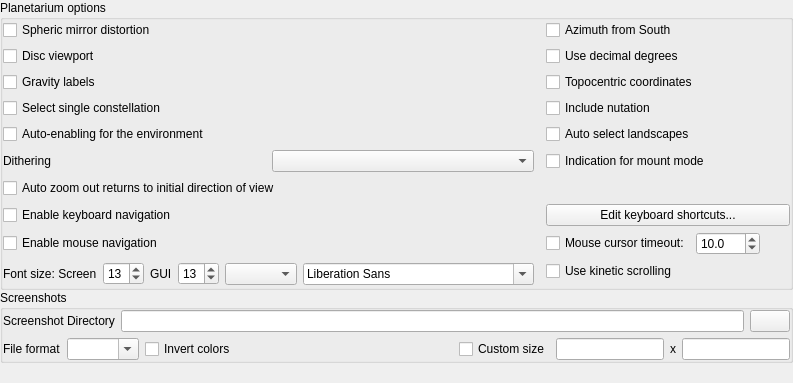
        <widget class="QWidget" name="page_Tools">
         <layout class="QVBoxLayout" name="verticalLayout_5">
          <property name="spacing">
           <number>0</number>
          </property>
          <property name="leftMargin">
           <number>0</number>
          </property>
          <property name="topMargin">
           <number>0</number>
          </property>
          <property name="rightMargin">
           <number>0</number>
          </property>
          <property name="bottomMargin">
           <number>0</number>
          </property>
          <item>
           <widget class="QGroupBox" name="planetarium_groupBox">
            <property name="sizePolicy">
             <sizepolicy hsizetype="Preferred" vsizetype="Expanding">
              <horstretch>0</horstretch>
              <verstretch>0</verstretch>
             </sizepolicy>
            </property>
            <property name="title">
             <string>Planetarium options</string>
            </property>
            <layout class="QGridLayout" name="gridLayoutOptions">
             <property name="leftMargin">
              <number>0</number>
             </property>
             <property name="topMargin">
              <number>0</number>
             </property>
             <property name="rightMargin">
              <number>0</number>
             </property>
             <property name="bottomMargin">
              <number>0</number>
             </property>
             <item row="0" column="1">
              <widget class="QCheckBox" name="sphericMirrorCheckbox">
               <property name="toolTip">
                <string>Spheric mirror distortion is used when projecting Stellarium onto a spheric mirror for low-cost planetarium systems.</string>
               </property>
               <property name="text">
                <string>Spheric mirror distortion</string>
               </property>
               <property name="checkable">
                <bool>true</bool>
               </property>
              </widget>
             </item>
             <item row="11" column="1">
              <layout class="QHBoxLayout" name="horizontalLayout_10">
               <item>
                <widget class="QLabel" name="dithering_label">
                 <property name="text">
                  <string>Dithering</string>
                 </property>
                </widget>
               </item>
               <item>
                <widget class="QComboBox" name="ditheringComboBox"/>
               </item>
              </layout>
             </item>
             <item row="2" column="1">
              <widget class="QCheckBox" name="gravityLabelCheckbox">
               <property name="toolTip">
                <string>Align labels with the screen center</string>
               </property>
               <property name="text">
                <string>Gravity labels</string>
               </property>
              </widget>
             </item>
             <item row="3" column="1">
              <widget class="QCheckBox" name="selectSingleConstellationButton">
               <property name="toolTip">
                <string>Hide other constellations when you click one</string>
               </property>
               <property name="statusTip">
                <string>Hide other constellations when you click one</string>
               </property>
               <property name="text">
                <string>Select single constellation</string>
               </property>
              </widget>
             </item>
             <item row="15" column="1">
              <widget class="QCheckBox" name="enableMouseNavigationCheckBox">
               <property name="toolTip">
                <string>Allow mouse to pan (drag) and zoom (mousewheel)</string>
               </property>
               <property name="text">
                <string>Enable mouse navigation</string>
               </property>
              </widget>
             </item>
             <item row="12" column="1" colspan="3">
              <widget class="QCheckBox" name="autoZoomResetsDirectionCheckbox">
               <property name="toolTip">
                <string>When enabled, the &quot;auto zoom out&quot; key will also set the initial viewing direction</string>
               </property>
               <property name="text">
                <string>Auto zoom out returns to initial direction of view</string>
               </property>
              </widget>
             </item>
             <item row="2" column="3">
              <widget class="QCheckBox" name="topocentricCheckBox">
               <property name="toolTip">
                <string>Activate to view as seen from surface of the planet (recommended). If switched off, display planetocentric view.</string>
               </property>
               <property name="text">
                <string>Topocentric coordinates</string>
               </property>
              </widget>
             </item>
             <item row="8" column="1">
              <widget class="QCheckBox" name="autoEnableEnvironmentCheckBox">
               <property name="toolTip">
                <string>Auto-enable atmosphere and landscape when selecting a celestial body in the location window.</string>
               </property>
               <property name="text">
                <string>Auto-enabling for the environment</string>
               </property>
              </widget>
             </item>
             <item row="3" column="3">
              <widget class="QCheckBox" name="nutationCheckBox">
               <property name="toolTip">
                <string>Nutation is a small wobble of Earth's axis, amounting to a few arcseconds.</string>
               </property>
               <property name="text">
                <string>Include nutation</string>
               </property>
              </widget>
             </item>
             <item row="1" column="3">
              <widget class="QCheckBox" name="decimalDegreeCheckBox">
               <property name="toolTip">
                <string>Use decimal degrees for coordinates</string>
               </property>
               <property name="text">
                <string>Use decimal degrees</string>
               </property>
              </widget>
             </item>
             <item row="14" column="3">
              <widget class="QPushButton" name="editShortcutsPushButton">
               <property name="text">
                <string>Edit keyboard shortcuts...</string>
               </property>
              </widget>
             </item>
             <item row="11" column="3">
              <widget class="QCheckBox" name="indicationMountModeCheckBox">
               <property name="toolTip">
                <string>Flash a short message when toggling mount mode.</string>
               </property>
               <property name="text">
                <string>Indication for mount mode</string>
               </property>
              </widget>
             </item>
             <item row="1" column="1">
              <widget class="QCheckBox" name="diskViewportCheckbox">
               <property name="toolTip">
                <string>Mask out everything outside a central circle in the main view</string>
               </property>
               <property name="text">
                <string>Disc viewport</string>
               </property>
              </widget>
             </item>
             <item row="0" column="3">
              <widget class="QCheckBox" name="azimuthFromSouthcheckBox">
               <property name="toolTip">
                <string>Activate this option to calculate azimuth from south towards west.</string>
               </property>
               <property name="text">
                <string>Azimuth from South</string>
               </property>
              </widget>
             </item>
             <item row="15" column="3">
              <layout class="QHBoxLayout" name="_8">
               <item>
                <widget class="QCheckBox" name="mouseTimeoutCheckbox">
                 <property name="toolTip">
                  <string>Hides the mouse cursor when inactive</string>
                 </property>
                 <property name="text">
                  <string>Mouse cursor timeout:</string>
                 </property>
                </widget>
               </item>
               <item>
                <widget class="QDoubleSpinBox" name="mouseTimeoutSpinBox">
                 <property name="maximumSize">
                  <size>
                   <width>16777215</width>
                   <height>24</height>
                  </size>
                 </property>
                 <property name="toolTip">
                  <string>seconds</string>
                 </property>
                 <property name="decimals">
                  <number>1</number>
                 </property>
                 <property name="minimum">
                  <double>0.000000000000000</double>
                 </property>
                 <property name="maximum">
                  <double>3600.000000000000000</double>
                 </property>
                 <property name="value">
                  <double>10.000000000000000</double>
                 </property>
                </widget>
               </item>
               <item>
                <spacer name="horizontalSpacer">
                 <property name="orientation">
                  <enum>Qt::Horizontal</enum>
                 </property>
                 <property name="sizeHint" stdset="0">
                  <size>
                   <width>30</width>
                   <height>20</height>
                  </size>
                 </property>
                </spacer>
               </item>
              </layout>
             </item>
             <item row="14" column="1">
              <widget class="QCheckBox" name="enableKeysNavigationCheckBox">
               <property name="toolTip">
                <string>Allow keyboard to pan and zoom</string>
               </property>
               <property name="text">
                <string>Enable keyboard navigation</string>
               </property>
              </widget>
             </item>
             <item row="8" column="3">
              <widget class="QCheckBox" name="autoChangeLandscapesCheckBox">
               <property name="toolTip">
                <string>Automatic change of landscape when planet is changed</string>
               </property>
               <property name="text">
                <string>Auto select landscapes</string>
               </property>
              </widget>
             </item>
             <item row="17" column="1" rowspan="2">
              <layout class="QHBoxLayout" name="fontHorizontalLayout">
               <item>
                <widget class="QLabel" name="fontSizeLabel">
                 <property name="text">
                  <string>Font size: Screen</string>
                 </property>
                </widget>
               </item>
               <item>
                <widget class="QSpinBox" name="screenFontSizeSpinBox">
                 <property name="toolTip">
                  <string>Base font size for on-screen text</string>
                 </property>
                 <property name="minimum">
                  <number>5</number>
                 </property>
                 <property name="maximum">
                  <number>30</number>
                 </property>
                 <property name="value">
                  <number>13</number>
                 </property>
                </widget>
               </item>
               <item>
                <widget class="QLabel" name="guiFontSizeLabel">
                 <property name="toolTip">
                  <string>Graphical user interface</string>
                 </property>
                 <property name="text">
                  <string comment="abbreviation">GUI</string>
                 </property>
                </widget>
               </item>
               <item>
                <widget class="QSpinBox" name="guiFontSizeSpinBox">
                 <property name="toolTip">
                  <string>Base font size for dialogs</string>
                 </property>
                 <property name="minimum">
                  <number>7</number>
                 </property>
                 <property name="maximum">
                  <number>25</number>
                 </property>
                 <property name="value">
                  <number>13</number>
                 </property>
                </widget>
               </item>
               <item>
                <widget class="QComboBox" name="fontWritingSystemComboBox">
                 <property name="toolTip">
                  <string>Pre-select fonts for a particular writing system</string>
                 </property>
                </widget>
               </item>
               <item>
                <widget class="QFontComboBox" name="fontComboBox">
                 <property name="toolTip">
                  <string>Application font</string>
                 </property>
                </widget>
               </item>
              </layout>
             </item>
             <item row="17" column="3">
              <widget class="QCheckBox" name="kineticScrollingCheckBox">
               <property name="toolTip">
                <string>Kinetic scrolling means dragging text panels directly instead of dragging window handles.</string>
               </property>
               <property name="text">
                <string>Use kinetic scrolling</string>
               </property>
              </widget>
             </item>
            </layout>
           </widget>
          </item>
          <item>
           <widget class="QGroupBox" name="groupBox_Screenshots">
            <property name="title">
             <string>Screenshots</string>
            </property>
            <layout class="QVBoxLayout" name="verticalLayout_3">
             <property name="leftMargin">
              <number>0</number>
             </property>
             <property name="topMargin">
              <number>0</number>
             </property>
             <property name="rightMargin">
              <number>0</number>
             </property>
             <property name="bottomMargin">
              <number>0</number>
             </property>
             <item>
              <layout class="QHBoxLayout" name="horizontalLayout_5">
               <item>
                <widget class="QLabel" name="label">
                 <property name="text">
                  <string>Screenshot Directory</string>
                 </property>
                </widget>
               </item>
               <item>
                <widget class="QLineEdit" name="screenshotDirEdit"/>
               </item>
               <item>
                <widget class="QPushButton" name="screenshotBrowseButton">
                 <property name="sizePolicy">
                  <sizepolicy hsizetype="Fixed" vsizetype="Fixed">
                   <horstretch>0</horstretch>
                   <verstretch>0</verstretch>
                  </sizepolicy>
                 </property>
                 <property name="text">
                  <string/>
                 </property>
                </widget>
               </item>
              </layout>
             </item>
             <item>
              <layout class="QHBoxLayout" name="horizontalLayout_ScreenshotCustom">
               <property name="topMargin">
                <number>0</number>
               </property>
               <item>
                <widget class="QLabel" name="labelFileFormat">
                 <property name="text">
                  <string>File format</string>
                 </property>
                </widget>
               </item>
               <item>
                <widget class="QComboBox" name="screenshotFileFormatComboBox">
                 <property name="editable">
                  <bool>true</bool>
                 </property>
                 <property name="insertPolicy">
                  <enum>QComboBox::NoInsert</enum>
                 </property>
                </widget>
               </item>
               <item>
                <widget class="QCheckBox" name="invertScreenShotColorsCheckBox">
                 <property name="sizePolicy">
                  <sizepolicy hsizetype="Fixed" vsizetype="Fixed">
                   <horstretch>0</horstretch>
                   <verstretch>0</verstretch>
                  </sizepolicy>
                 </property>
                 <property name="text">
                  <string>Invert colors</string>
                 </property>
                </widget>
               </item>
               <item>
                <spacer name="horizontalSpacer_screenshots">
                 <property name="orientation">
                  <enum>Qt::Horizontal</enum>
                 </property>
                 <property name="sizeHint" stdset="0">
                  <size>
                   <width>40</width>
                   <height>20</height>
                  </size>
                 </property>
                </spacer>
               </item>
               <item>
                <widget class="QCheckBox" name="useCustomScreenshotSizeCheckBox">
                 <property name="sizePolicy">
                  <sizepolicy hsizetype="Fixed" vsizetype="Fixed">
                   <horstretch>0</horstretch>
                   <verstretch>0</verstretch>
                  </sizepolicy>
                 </property>
                 <property name="text">
                  <string>Custom size</string>
                 </property>
                </widget>
               </item>
               <item>
                <widget class="QLineEdit" name="customScreenshotWidthLineEdit">
                 <property name="sizePolicy">
                  <sizepolicy hsizetype="Maximum" vsizetype="Fixed">
                   <horstretch>0</horstretch>
                   <verstretch>0</verstretch>
                  </sizepolicy>
                 </property>
                </widget>
               </item>
               <item>
                <widget class="QLabel" name="label_times">
                 <property name="sizePolicy">
                  <sizepolicy hsizetype="Fixed" vsizetype="Preferred">
                   <horstretch>0</horstretch>
                   <verstretch>0</verstretch>
                  </sizepolicy>
                 </property>
                 <property name="toolTip">
                  <string notr="true"/>
                 </property>
                 <property name="text">
                  <string notr="true">x</string>
                 </property>
                </widget>
               </item>
               <item>
                <widget class="QLineEdit" name="customScreenshotHeightLineEdit">
                 <property name="sizePolicy">
                  <sizepolicy hsizetype="Maximum" vsizetype="Fixed">
                   <horstretch>0</horstretch>
                   <verstretch>0</verstretch>
                  </sizepolicy>
                 </property>
                </widget>
               </item>
              </layout>
             </item>
            </layout>
           </widget>
          </item>
          <item>
           <spacer name="verticalSpacer_2">
            <property name="orientation">
             <enum>Qt::Vertical</enum>
            </property>
            <property name="sizeHint" stdset="0">
             <size>
              <width>20</width>
              <height>20</height>
             </size>
            </property>
           </spacer>
          </item>
         </layout>
        </widget>
